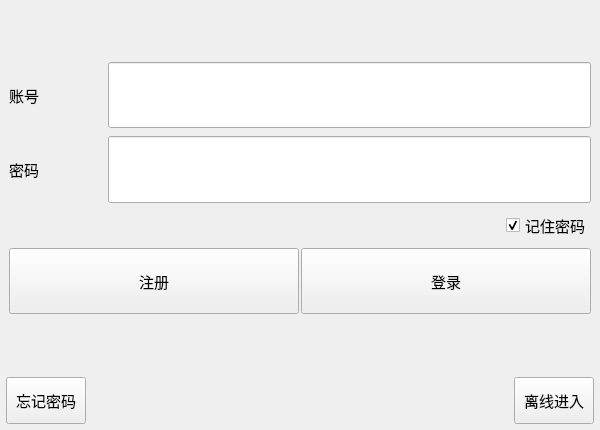
<?xml version="1.0" encoding="UTF-8"?>
<ui version="4.0">
 <class>login_form</class>
 <widget class="QWidget" name="login_form">
  <property name="geometry">
   <rect>
    <x>0</x>
    <y>0</y>
    <width>600</width>
    <height>430</height>
   </rect>
  </property>
  <property name="maximumSize">
   <size>
    <width>600</width>
    <height>430</height>
   </size>
  </property>
  <property name="font">
   <font>
    <pointsize>11</pointsize>
   </font>
  </property>
  <property name="windowTitle">
   <string>登录</string>
  </property>
  <property name="windowIcon">
   <iconset resource="../../assets.qrc">
    <normaloff>:/icons/main.ico</normaloff>:/icons/main.ico</iconset>
  </property>
  <layout class="QVBoxLayout" name="verticalLayout_2" stretch="1,5,1,1">
   <property name="spacing">
    <number>2</number>
   </property>
   <property name="leftMargin">
    <number>3</number>
   </property>
   <property name="topMargin">
    <number>3</number>
   </property>
   <property name="rightMargin">
    <number>3</number>
   </property>
   <property name="bottomMargin">
    <number>3</number>
   </property>
   <item>
    <spacer name="verticalSpacer_2">
     <property name="orientation">
      <enum>Qt::Vertical</enum>
     </property>
     <property name="sizeHint" stdset="0">
      <size>
       <width>20</width>
       <height>40</height>
      </size>
     </property>
    </spacer>
   </item>
   <item>
    <layout class="QVBoxLayout" name="verticalLayout" stretch="0,0,0,0">
     <property name="spacing">
      <number>2</number>
     </property>
     <property name="leftMargin">
      <number>3</number>
     </property>
     <property name="topMargin">
      <number>3</number>
     </property>
     <property name="rightMargin">
      <number>3</number>
     </property>
     <property name="bottomMargin">
      <number>3</number>
     </property>
     <item>
      <layout class="QHBoxLayout" name="horizontalLayout" stretch="1,5">
       <property name="spacing">
        <number>2</number>
       </property>
       <property name="leftMargin">
        <number>3</number>
       </property>
       <property name="topMargin">
        <number>3</number>
       </property>
       <property name="rightMargin">
        <number>3</number>
       </property>
       <property name="bottomMargin">
        <number>3</number>
       </property>
       <item>
        <widget class="QLabel" name="label">
         <property name="text">
          <string>账号</string>
         </property>
        </widget>
       </item>
       <item>
        <widget class="QLineEdit" name="login_username">
         <property name="sizePolicy">
          <sizepolicy hsizetype="Expanding" vsizetype="Expanding">
           <horstretch>0</horstretch>
           <verstretch>0</verstretch>
          </sizepolicy>
         </property>
        </widget>
       </item>
      </layout>
     </item>
     <item>
      <layout class="QHBoxLayout" name="horizontalLayout_2" stretch="1,5">
       <property name="spacing">
        <number>2</number>
       </property>
       <property name="leftMargin">
        <number>3</number>
       </property>
       <property name="topMargin">
        <number>3</number>
       </property>
       <property name="rightMargin">
        <number>3</number>
       </property>
       <property name="bottomMargin">
        <number>3</number>
       </property>
       <item>
        <widget class="QLabel" name="label_2">
         <property name="text">
          <string>密码</string>
         </property>
        </widget>
       </item>
       <item>
        <widget class="QLineEdit" name="login_password">
         <property name="sizePolicy">
          <sizepolicy hsizetype="Expanding" vsizetype="Expanding">
           <horstretch>0</horstretch>
           <verstretch>0</verstretch>
          </sizepolicy>
         </property>
         <property name="echoMode">
          <enum>QLineEdit::Password</enum>
         </property>
        </widget>
       </item>
      </layout>
     </item>
     <item>
      <layout class="QHBoxLayout" name="horizontalLayout_5">
       <property name="spacing">
        <number>2</number>
       </property>
       <property name="leftMargin">
        <number>3</number>
       </property>
       <property name="topMargin">
        <number>3</number>
       </property>
       <property name="rightMargin">
        <number>3</number>
       </property>
       <property name="bottomMargin">
        <number>3</number>
       </property>
       <item>
        <spacer name="horizontalSpacer_2">
         <property name="orientation">
          <enum>Qt::Horizontal</enum>
         </property>
         <property name="sizeHint" stdset="0">
          <size>
           <width>40</width>
           <height>20</height>
          </size>
         </property>
        </spacer>
       </item>
       <item>
        <widget class="QCheckBox" name="store_password_check_box">
         <property name="text">
          <string>记住密码</string>
         </property>
         <property name="checked">
          <bool>true</bool>
         </property>
        </widget>
       </item>
      </layout>
     </item>
     <item>
      <layout class="QHBoxLayout" name="horizontalLayout_3">
       <property name="spacing">
        <number>2</number>
       </property>
       <property name="leftMargin">
        <number>3</number>
       </property>
       <property name="topMargin">
        <number>3</number>
       </property>
       <property name="rightMargin">
        <number>3</number>
       </property>
       <property name="bottomMargin">
        <number>3</number>
       </property>
       <item>
        <widget class="QPushButton" name="register_btn">
         <property name="sizePolicy">
          <sizepolicy hsizetype="Minimum" vsizetype="Expanding">
           <horstretch>0</horstretch>
           <verstretch>0</verstretch>
          </sizepolicy>
         </property>
         <property name="text">
          <string>注册</string>
         </property>
        </widget>
       </item>
       <item>
        <widget class="QPushButton" name="login_btn">
         <property name="sizePolicy">
          <sizepolicy hsizetype="Minimum" vsizetype="Expanding">
           <horstretch>0</horstretch>
           <verstretch>0</verstretch>
          </sizepolicy>
         </property>
         <property name="text">
          <string>登录</string>
         </property>
        </widget>
       </item>
      </layout>
     </item>
    </layout>
   </item>
   <item>
    <spacer name="verticalSpacer">
     <property name="orientation">
      <enum>Qt::Vertical</enum>
     </property>
     <property name="sizeHint" stdset="0">
      <size>
       <width>20</width>
       <height>40</height>
      </size>
     </property>
    </spacer>
   </item>
   <item>
    <layout class="QHBoxLayout" name="horizontalLayout_4">
     <property name="spacing">
      <number>2</number>
     </property>
     <property name="leftMargin">
      <number>3</number>
     </property>
     <property name="topMargin">
      <number>3</number>
     </property>
     <property name="rightMargin">
      <number>3</number>
     </property>
     <property name="bottomMargin">
      <number>3</number>
     </property>
     <item>
      <widget class="QPushButton" name="find_password_btn">
       <property name="sizePolicy">
        <sizepolicy hsizetype="Minimum" vsizetype="Expanding">
         <horstretch>0</horstretch>
         <verstretch>0</verstretch>
        </sizepolicy>
       </property>
       <property name="text">
        <string>忘记密码</string>
       </property>
      </widget>
     </item>
     <item>
      <spacer name="horizontalSpacer">
       <property name="orientation">
        <enum>Qt::Horizontal</enum>
       </property>
       <property name="sizeHint" stdset="0">
        <size>
         <width>40</width>
         <height>20</height>
        </size>
       </property>
      </spacer>
     </item>
     <item>
      <widget class="QPushButton" name="not_login_btn">
       <property name="sizePolicy">
        <sizepolicy hsizetype="Minimum" vsizetype="Expanding">
         <horstretch>0</horstretch>
         <verstretch>0</verstretch>
        </sizepolicy>
       </property>
       <property name="text">
        <string>离线进入</string>
       </property>
      </widget>
     </item>
    </layout>
   </item>
  </layout>
 </widget>
 <resources>
  <include location="../../assets.qrc"/>
 </resources>
 <connections>
  <connection>
   <sender>label</sender>
   <signal>linkHovered(QString)</signal>
   <receiver>label_2</receiver>
   <slot>setText(QString)</slot>
   <hints>
    <hint type="sourcelabel">
     <x>57</x>
     <y>71</y>
    </hint>
    <hint type="destinationlabel">
     <x>47</x>
     <y>105</y>
    </hint>
   </hints>
  </connection>
 </connections>
</ui>
